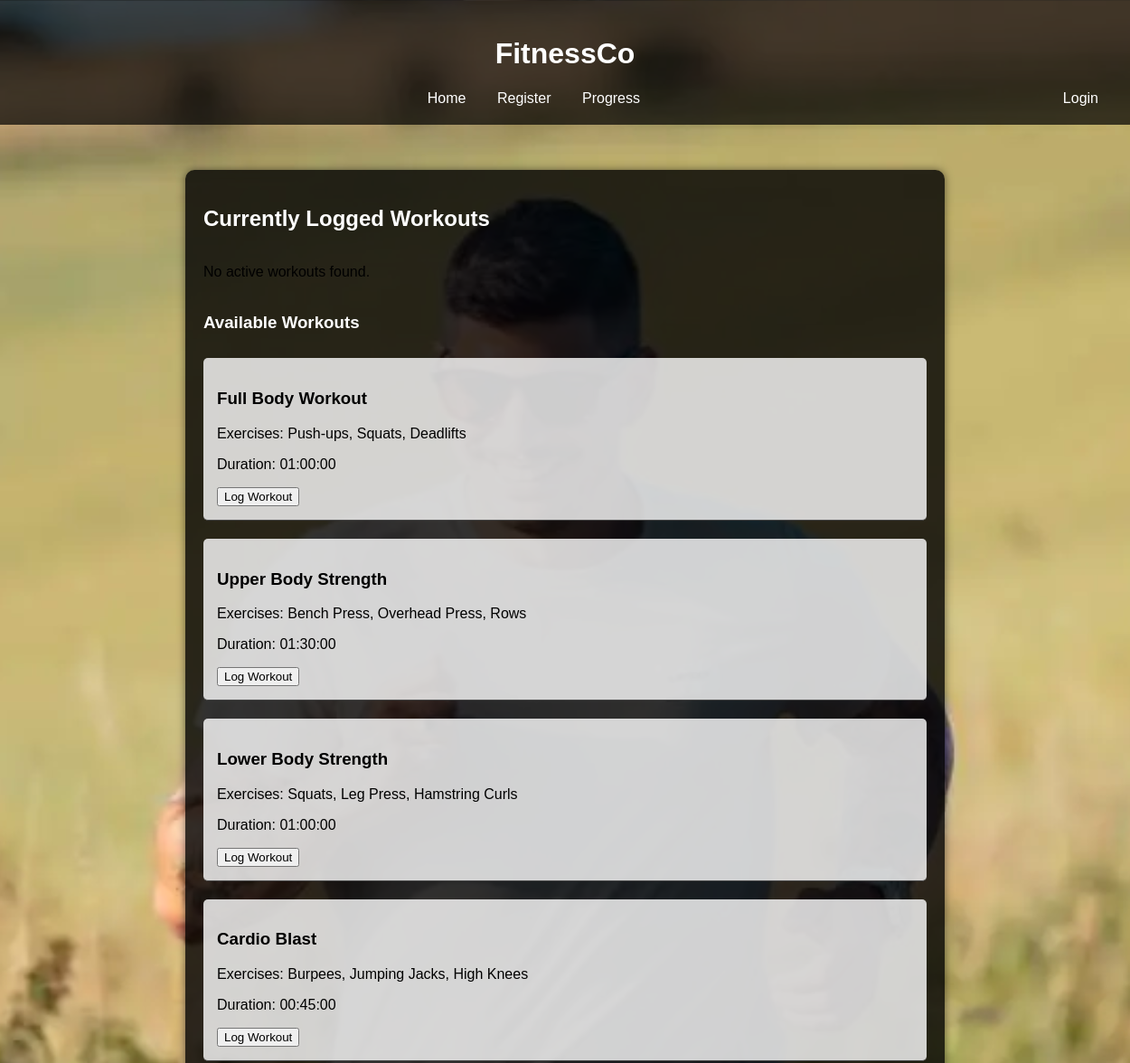
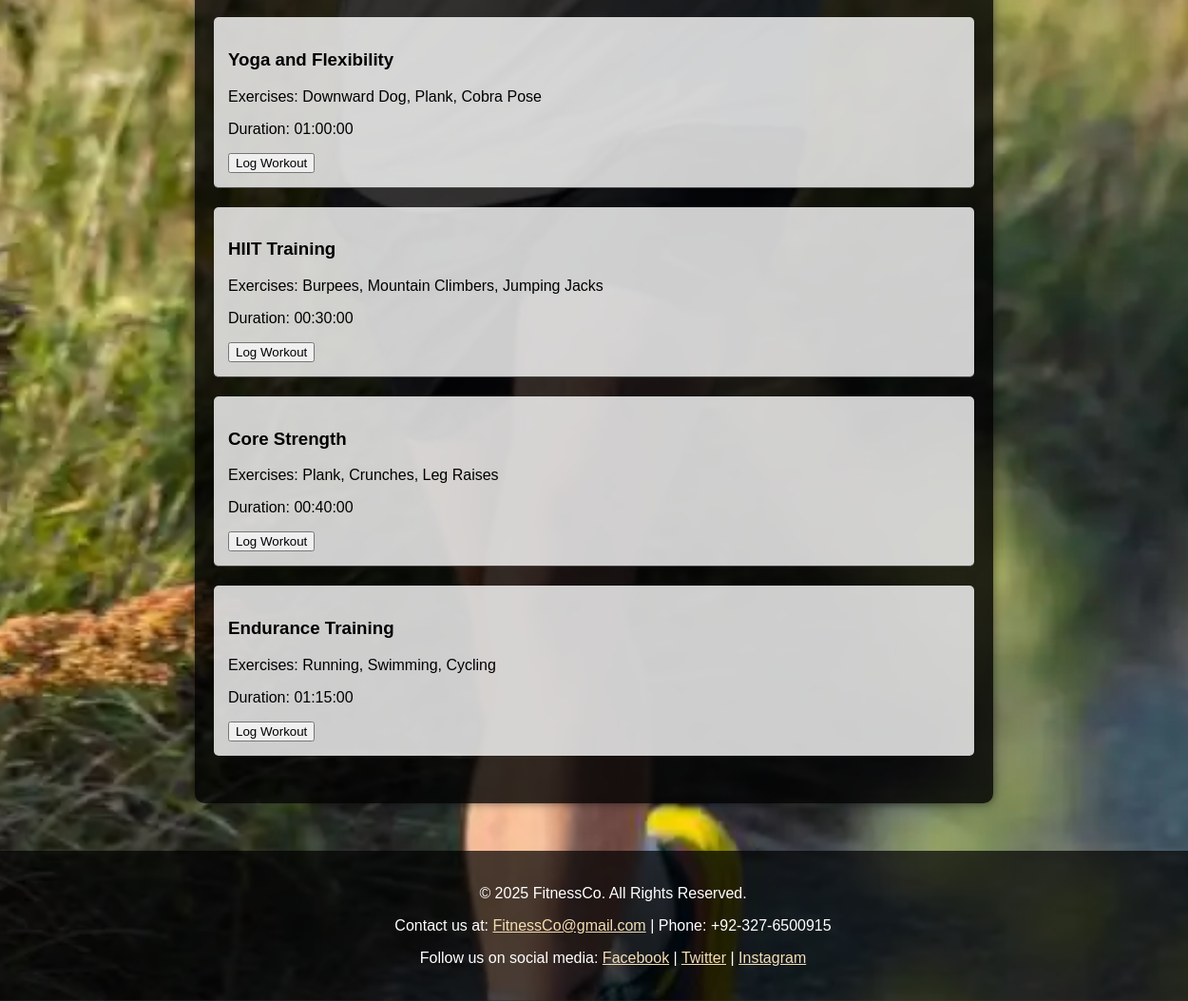
/workouts.php (signed in), run on the app's committed database (2 pictures, top to bottom).
### tables this page shows
CREATE TABLE `workout` (
  `workoutid` int(11) NOT NULL,
  `w_name` varchar(20) DEFAULT NULL,
  `w_time` time DEFAULT NULL,
  `adminid` int(11) DEFAULT NULL,
  `status` varchar(10) DEFAULT NULL,
  `userid` int(11) DEFAULT NULL
);

### workouts.php (the view, shortened to what this page needs)
<?php
include 'db.php';
$userId = $_SESSION['userid'];
$workoutsQuery = "SELECT up.*, w.w_name, GROUP_CONCAT(e.ex_name SEPARATOR ', ') AS exercises
                  FROM user_participation up
                  JOIN workout w ON up.workoutid = w.workoutid
                  JOIN exercises e ON w.workoutid = e.workoutid
                  WHERE up.userid = ? AND up.participation_status = 'YES'
                  GROUP BY up.workoutid";
$stmtWorkouts = $conn->prepare($workoutsQuery);
$stmtWorkouts->bind_param("i", $userId);
$stmtWorkouts->execute();
$workoutsResult = $stmtWorkouts->get_result();
$availableWorkoutsQuery = "SELECT w.*, GROUP_CONCAT(e.ex_name SEPARATOR ', ') AS exercises
                            FROM workout w
                            LEFT JOIN exercises e ON w.workoutid = e.workoutid
                            GROUP BY w.workoutid";
$availableWorkoutsResult = $conn->query($availableWorkoutsQuery);
?>
<!DOCTYPE html>
<html lang="en">
<head>
    <link rel="stylesheet" href="styles.css">
</head>
<body>
    <header>
        <h1>FitnessCo</h1>
        <nav>
            <a href="index.php">Home</a>
            <a href="register.php">Register</a>
            <a href="progress.php">Progress</a>
            <a href="login_Front.php" style="float: right;">Login</a>
        </nav>
    </header>
    <div class="workout-container">
        <h2>Currently Logged Workouts</h2>
        <div class="workout-list">
        <?php
            if (mysqli_num_rows($workoutsResult) > 0) {
                while ($workout = mysqli_fetch_assoc($workoutsResult)) {
                    echo "<div class='workout-item'>";
                    echo "<h3>Workout: " . htmlspecialchars($workout['w_name']) . "</h3>";
                    echo "<p>Exercises: " . htmlspecialchars($workout['exercises']) . "</p>";
                    echo "<p>Start Date: " . htmlspecialchars($workout['start_date']) . "</p>";
                    echo "<form method='POST' action='end_workout.php'>";
                    echo "<input type='hidden' name='workout_id' value='" . htmlspecialchars($workout['workoutid']) . "'>";
                    echo "<button type='submit' name='end_workout'>End Workout</button>";
                    echo "</form>";
                    echo "</ div>";
                }
            } else {
                echo "<p>No active workouts found.</p>";
            }
        ?>
        </div>
        <h3>Available Workouts</h3>
        <div class="workout-list">
        <?php
            if ($availableWorkoutsResult && mysqli_num_rows($availableWorkoutsResult) > 0) {
                while ($row = mysqli_fetch_assoc($availableWorkoutsResult)) {
                    echo "<div class='workout-item'>";
                    echo "<h3>" . htmlspecialchars($row['w_name']) . "</h3>";
                    echo "<p>Exercises: " . htmlspecialchars($row['exercises']) . "</p>";
                    echo "<p>Duration: " . htmlspecialchars($row['w_time']) . "</p>";
                    echo "<form method='POST' action=''>";
                    echo "<button type='submit' name='log_workout'>Log Workout</button>";
                    echo "</form>";
                    echo "</div>";
                }
            } else {
                echo "<p>No available workouts found.</p>";
            }
        ?>
        </div>
    </div>
    <footer>
        <p>&copy; 2025 FitnessCo. All Rights Reserved.</p>
        <p>Contact us at: <a href="mailto:FitnessCo@gmail.com" style="color: wheat;">FitnessCo@gmail.com</a> | Phone: +92-327-6500915</p>
        <p>Follow us on social media: <a href="#" style="color: wheat;">Facebook</a> | <a href="#" style="color: wheat;">Twitter</a> | <a href="#" style="color: wheat;">Instagram</a></p>
    </footer>
</body>
</html>

### styles.css (style rules this page uses)
body { font-family: Arial, sans-serif; margin: 0; padding: 0; background-image: url('background.webp'); background-size: cover; color: #333; }
header { background-color: rgba(0, 0, 0, 0.7); color: white; padding: 10px 20px; position: relative; text-align: center; }
nav a { color: white; margin: 0 15px; text-decoration: none; text-align: center; }
.workout-container { padding: 20px; }
.workout-list { display: flex; flex-direction: column; color: black; }
.workout-item { background-color: rgba(255, 255, 255, 0.8); margin: 10px 0; padding: 15px; border-radius: 5px; color: black; }
footer { text-align: center; padding: 20px; background-color: rgba(0, 0, 0, 0.7); color: white; }

### workouts.php (style rules this page uses)
body { background-image: url('background.webp'); background-size: cover; background-position: center; color: white; font-family: Arial, sans-serif; }
header { text-align: center; padding: 20px; background-color: rgba(0, 0, 0, 0.7); }
nav a { margin: 0 15px; color: white; text-decoration: none; }
.workout-container { max-width: 800px; margin: 50px auto; padding: 20px; background-color: rgba(0, 0, 0, 0.8); border-radius: 10px; box-shadow: 0 0 10px rgba(0, 0, 0, 0.5); }
.workout-list { margin-bottom: 20px; color: black; }
.workout-item { padding: 15px; border-bottom: 1px solid #444; }
.workout-item:last-child { border-bottom: none; }
footer { text-align: center; padding: 20px; background-color: rgba(0, 0, 0, 0.7); position: relative; bottom: 0; width: 100%; }

### data on the page
workout: w_name "Full Body Workout", exercises "Push-ups, Squats, Deadlifts", w_time "01:00:00"
workout: w_name "Upper Body Strength", exercises "Bench Press, Overhead Press, Rows", w_time "01:30:00"
workout: w_name "Lower Body Strength", exercises "Squats, Leg Press, Hamstring Curls", w_time "01:00:00"
workout: w_name "Cardio Blast", exercises "Burpees, Jumping Jacks, High Knees", w_time "00:45:00"
workout: w_name "Yoga and Flexibility", exercises "Downward Dog, Plank, Cobra Pose", w_time "01:00:00"
workout: w_name "HIIT Training", exercises "Burpees, Mountain Climbers, Jumping Jacks", w_time "00:30:00"
workout: w_name "Core Strength", exercises "Plank, Crunches, Leg Raises", w_time "00:40:00"
workout: w_name "Endurance Training", exercises "Running, Swimming, Cycling", w_time "01:15:00"
